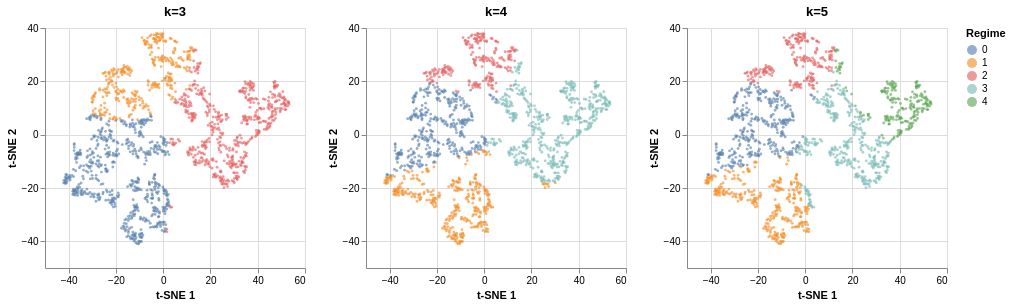
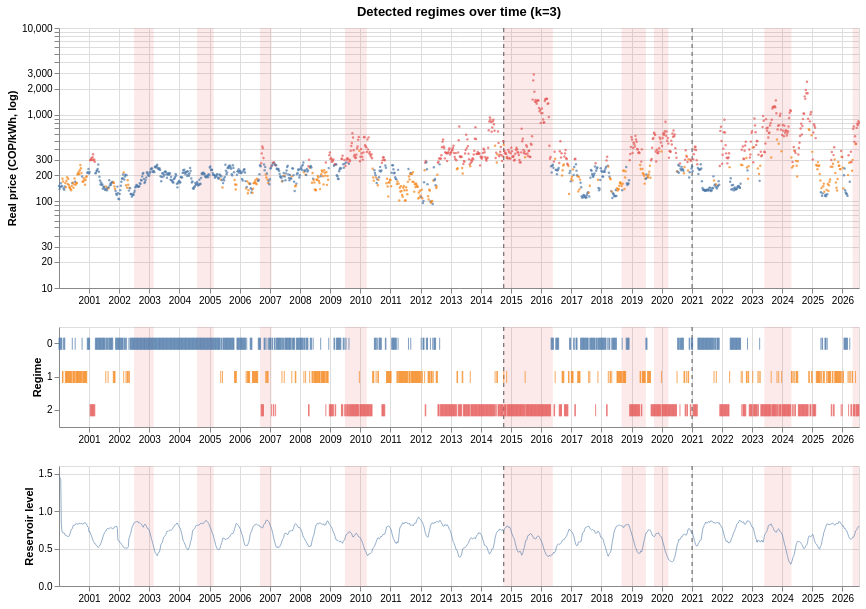
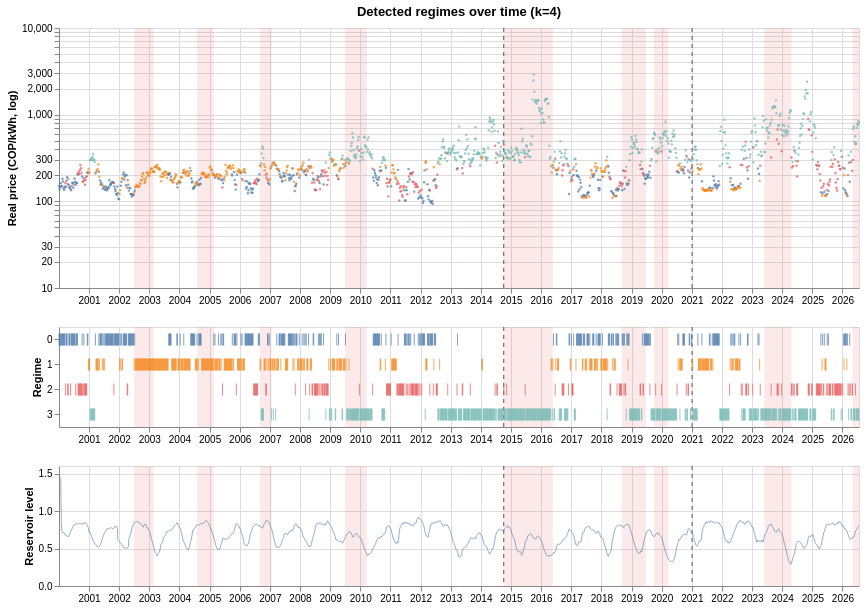
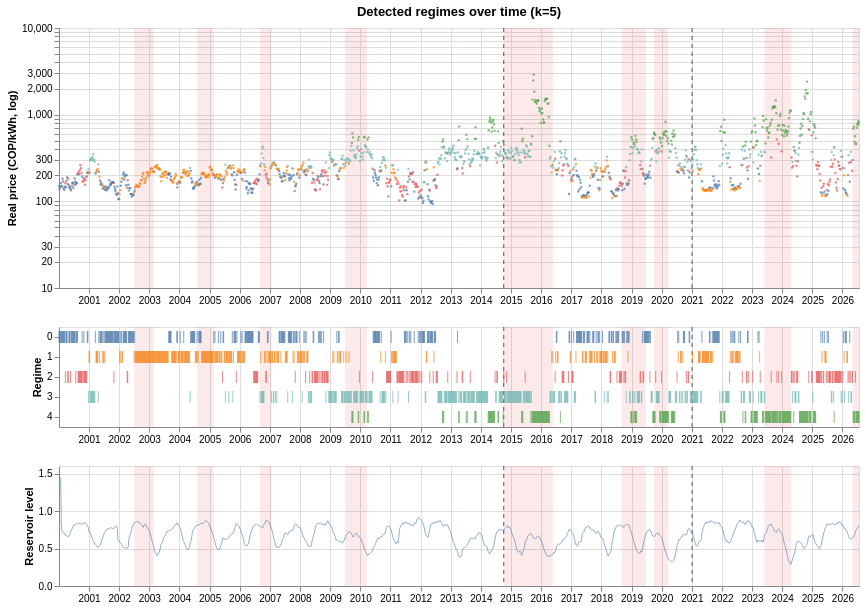

Notebook code for these charts, in order:
### Markdown cell above
## 3. Regimes

The t-SNE colored by the regimes of k = 3, 4 and 5, the regime timeline of each k and the regime strips together.

### Code cell
display(tsne_grid(coords, plot_idx, results))
for k, ctx in results.items():
    display(regime_timeline(ctx, split_dates, title=f"Detected regimes over time (k={k})"))
display(regime_strips(results))
